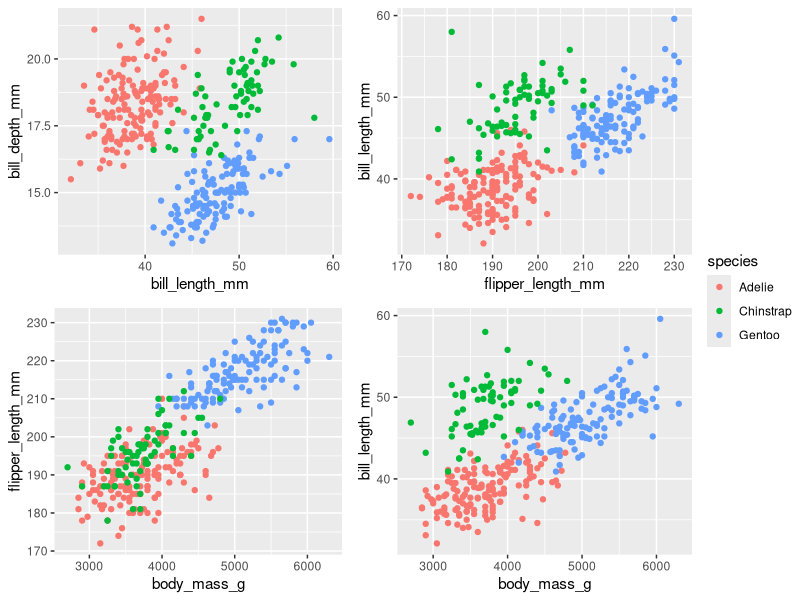
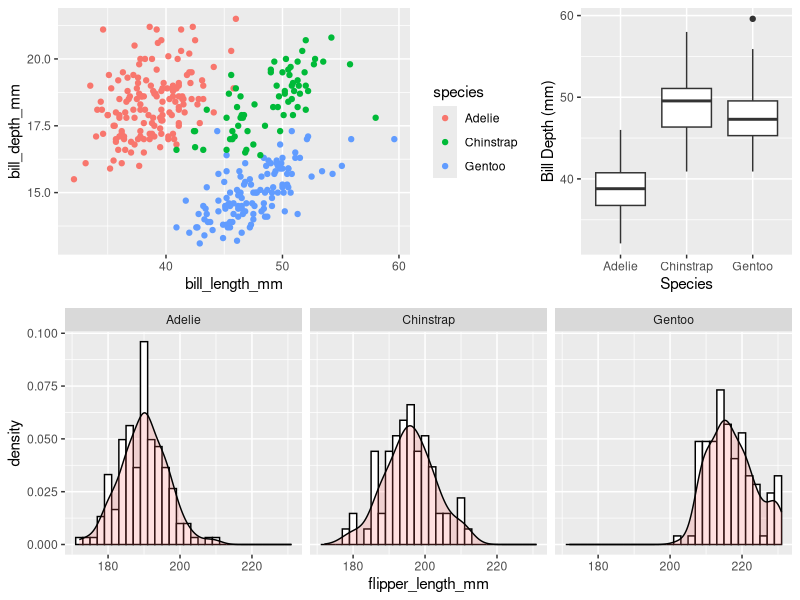

Generate these figures, in order, with R:
# Arranging Plots with ggarrange ================
# By Madelyn Houser, 01/23/2024
# Example 1 =====================================
library(palmerpenguins)
library(ggpubr)

# save each plot as an object
p1 <- ggplot(penguins,
             aes(x = bill_length_mm,
                 y = bill_depth_mm,
                 color = species)) +
  geom_point()

p2 <- ggplot(penguins,
             aes(x = flipper_length_mm,
                 y = bill_length_mm,
                 color = species)) +
  geom_point()

p3 <- ggplot(penguins,
             aes(x = body_mass_g,
                 y = flipper_length_mm,
                 color = species)) +
  geom_point()

p4 <- ggplot(penguins,
             aes(x = body_mass_g,
                 y = bill_length_mm,
                 color = species)) +
  geom_point()

# arrange plots as you like
ggarrange(
  p1,
  p2,
  p3,
  p4,
  nrow = 2,
  ncol = 2,
  common.legend = TRUE,
  legend = "right"
)

# Example 2 =====================================
library(palmerpenguins)
library(ggpubr)

# save each plot as an object
p1 <-
  ggplot(penguins,
         aes(x = bill_length_mm,
             y = bill_depth_mm,
             color = species)) +
  geom_point()

p2 <-
  ggplot(penguins, aes(x = species,
                       y = bill_length_mm)) +
  geom_boxplot() +
  xlab("Species") +
  ylab("Bill Depth (mm)")

p3 <-
  ggplot(penguins,
         aes(x = flipper_length_mm)) +
  geom_histogram(
    aes(y = ..density..),
    binwidth = 2,
    colour = "black",
    fill = "white"
  ) +
  geom_density(alpha = .2, fill = "#FF6666") +
  facet_wrap(vars(species))

# arrange plots as you like
ggarrange(
  ggarrange(p1, p2, widths = c(2, 1)),
  p3, nrow = 2, ncol = 1)
